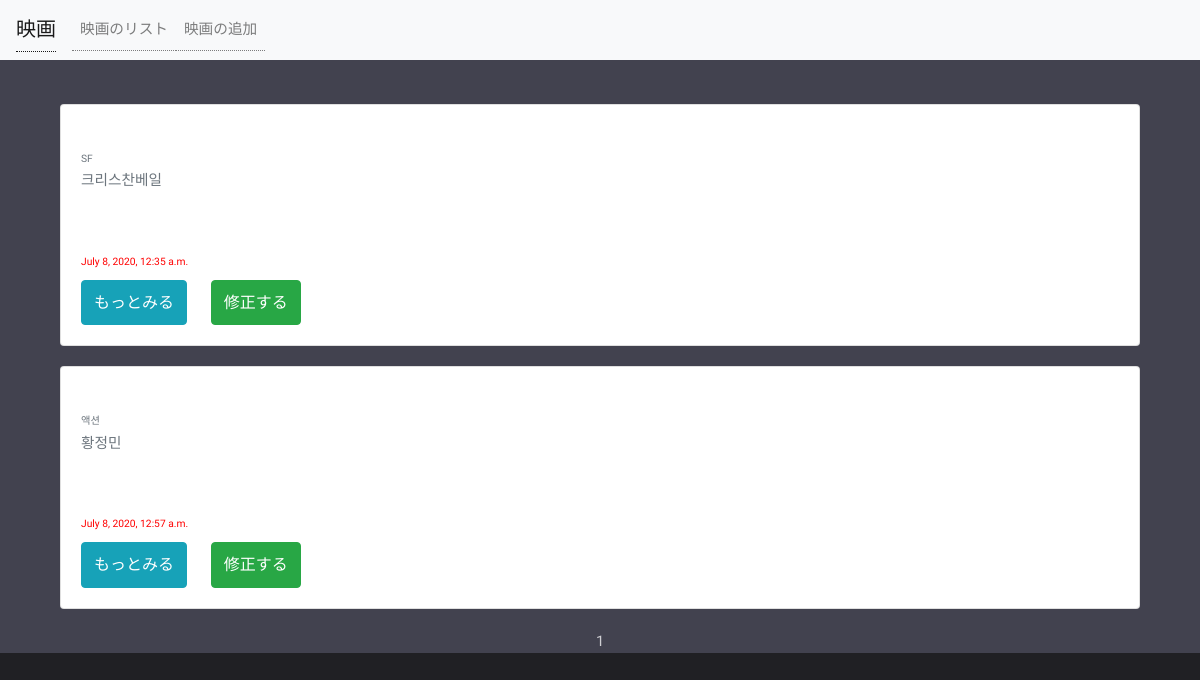
/movieBoard/list/, run on an earlier commit of the app's database.
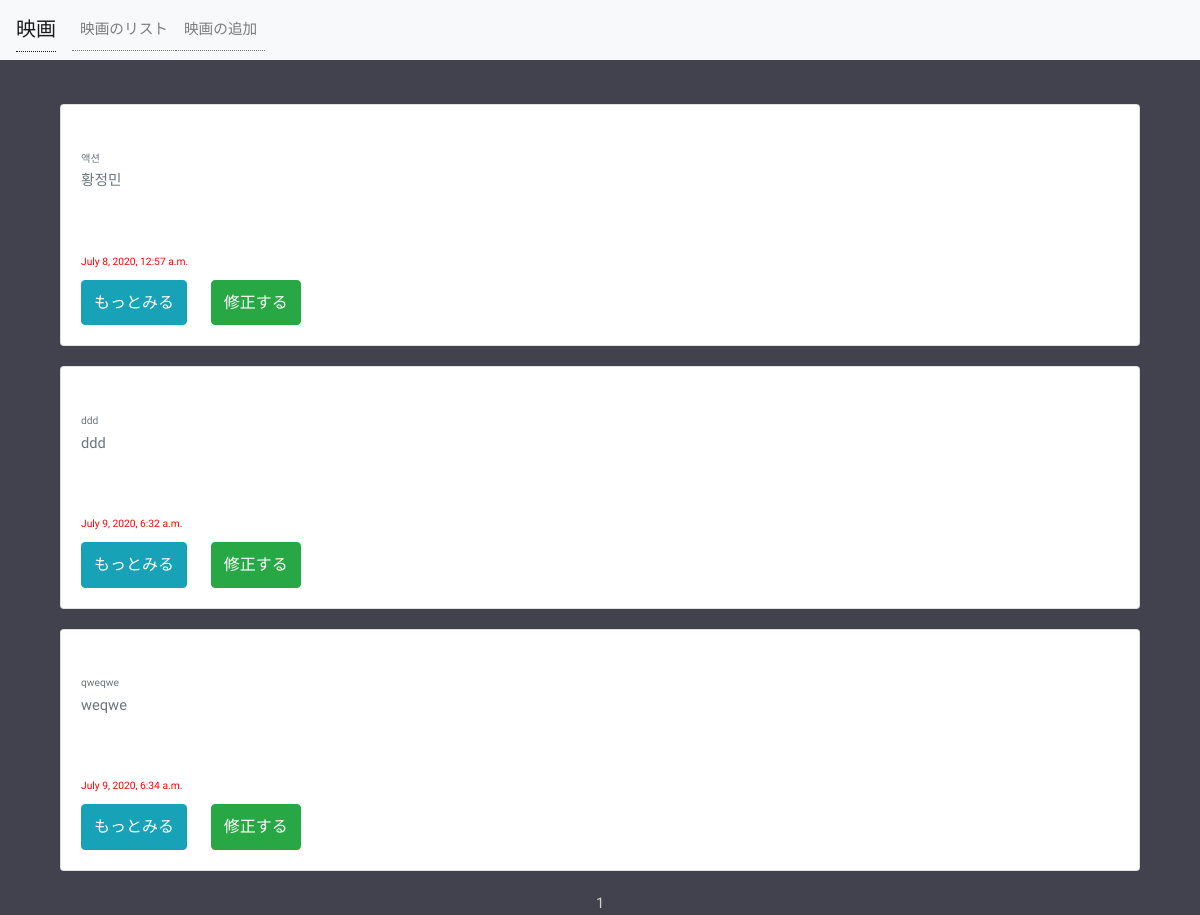
And on a later commit of the database.
### movieBoard/models.py (models this page shows)
class movie(models.Model):
    name = models.CharField(max_length=50)
    kind = models.CharField(max_length=30)
    actor = models.CharField(max_length=50, default=None, null=True)
    explain = models.CharField(max_length=500, default=None, null=True)
    address = models.CharField(max_length=500, default=None, null=True)
    created_at = models.DateTimeField(auto_now_add=True)
    updated_at = models.DateTimeField(auto_now=True)

### movieBoard/views.py (the view)
# urls.py: path('list/', views.list, name='list'),
def list(request):
    movies = movie.objects.all()
    paginator = Paginator(movies, 5)
    page = request.GET.get('page')
    items = paginator.get_page(page)
    context = {
        'movies': items
    }
    return render(request, 'movieBoard/list.html', context)

### movieBoard/templates/movieBoard/list.html (shortened to what this page needs)
{% extends 'movieBoard/base.html' %}
{% load static %}
{% block content %}
<div style="background-color: #42424F" >
    <br>
<div class="container" >
    {% for item in movies %}
    <div class="row movie-item" style="margin:20px auto;">
        <div class="col-sm-12">
            <div class="card border-secondry">
              <div class="card-body">
                <h5 class="card-title">{{ item.name }}</h5>
                <h6 class="card-subtitle mb-2 text-muted">{{ item.kind }}</h6>
                <p class="card-subtitle mb-2 text-muted">{{ item.actor }}</p>
                <p class="card-text">{{ item.explain }}</p>
                <h6 class="card-text" style="color:red">{{ item.created_at }}</h6>
                <a href="{% url 'movie-detail' id=item.id %}" class="card-link"><button class="btn btn-info" >もっとみる</button></a>
                <a href="{% url 'movie-update' %}?id={{ item.id }}" class="card-link"><button class="btn btn-success" >修正する</button></a>
              </div>
            </div>
        </div>
    </div>
    {% endfor %}
    <div class="row">
        <div class="col-sm-12 text-center">
            <div class="pagination">
                <span class="step-links text-center" style="width:100%;">
                    <span class="current">
                        {{ movies.number }}
                    </span>
                </span>
            </div>
        </div>
    </div>
</div>
</div>
{% endblock %}

### movieBoard/templates/movieBoard/base.html (shortened to what this page needs)
{% load static %}
<html>
    <head>
        <link rel="stylesheet" type="text/css" href="{% static '../static/css/style.css' %}">
        <link rel="stylesheet" href="https://stackpath.bootstrapcdn.com/bootstrap/4.1.3/css/bootstrap.min.css">
		<link rel="stylesheet" href="../static/css/main.css" />
    </head>
    <body>
        <nav class="navbar navbar-expand-lg navbar-light bg-light">
          <a class="navbar-brand" href="/movieBoard/">映画</a>
          <div class="collapse navbar-collapse" id="navbarNavAltMarkup">
            <div class="navbar-nav">
              <a class="nav-item nav-link" href="/movieBoard/list">映画のリスト<span class="sr-only">(current)</span></a>
              <a class="nav-item nav-link" href="/movieBoard/create">映画の追加</a>
            </div>
          </div>
        </nav>
        {% block content %}
            {% endblock %}
    </body>
</html>

### movieBoard/static/css/main.css (style rules this page uses)
html, body, div, span, applet, object, iframe, h1, h2, h3, h4, h5, h6, p, blockquote, pre, a, abbr, acronym, address, big, cite, code, del, dfn, em, img, ins, kbd, q, s, samp, small, strike, strong, sub, sup, tt, var, b, u, i, center, dl, dt, dd, ol, ul, li, fieldset, form, label, legend, table, caption, tbody, tfoot, thead, tr, th, td, article, aside, canvas, details, embed, figure, figcaption, footer, header, hgroup, menu, nav, output, ruby, section, summary, time, mark, audio, video { margin: 0; padding: 0; border: 0; font-size: 100%; font: inherit; vertical-align: baseline; }
article, aside, details, figcaption, figure, footer, header, hgroup, menu, nav, section { display: block; }
body { line-height: 1; }
body { -webkit-text-size-adjust: none; }
*, *:before, *:after { -moz-box-sizing: border-box; -webkit-box-sizing: border-box; box-sizing: border-box; }
body { -ms-overflow-style: scrollbar; }
body { background: #202024; }
body, input, select, textarea { color: rgba(255, 255, 255, 0.75); font-family: "Source Sans Pro", sans-serif; font-size: 14pt; font-weight: 300; line-height: 1.65; }
@media screen and (max-width: 1680px) { body, input, select, textarea { font-size: 11pt; } }
@media screen and (max-width: 1280px) { body, input, select, textarea { font-size: 11pt; } }
a { -moz-transition: background-color 0.2s ease-in-out, color 0.2s ease-in-out; -webkit-transition: background-color 0.2s ease-in-out, color 0.2s ease-in-out; -ms-transition: background-color 0.2s ease-in-out, color 0.2s ease-in-out; transition: background-color 0.2s ease-in-out, color 0.2s ease-in-out; color: rgba(255, 255, 255, 0.75); text-decoration: none; border-bottom: 1px dotted; outline: 0; }
p { margin: 0 0 2em 0; }
h1, h2, h3, h4, h5, h6 { color: #fff; font-weight: 400; line-height: 1.5; margin: 0 0 1em 0; }
h5 { font-size: 0.9em; }
h6 { font-size: 0.7em; }
input[type="submit"], input[type="reset"], input[type="button"], button, .button { -moz-appearance: none; -webkit-appearance: none; -ms-appearance: none; appearance: none; -moz-transition: background-color 0.2s ease-in-out, color 0.2s ease-in-out; -webkit-transition: background-color 0.2s ease-in-out, color 0.2s ease-in-out; -ms-transition: background-color 0.2s ease-in-out, color 0.2s ease-in-out; transition: background-color 0.2s ease-in-out, color 0.2s ease-in-out; background-color: #70c7be; border-radius: 4px; border: 0; color: #ffffff !important; cursor: pointer; display: inline-block; font-weight: 400; height: 2.85em; line-height: 2.95em; padding: 0 1.5em; text-align: center; text-decoration: none; white-space: nowrap; }

What changed in the data, as far as the page shows it:
removed movie: kind "SF", actor "크리스찬베일", created_at "July 8, 2020, 12:35 a.m."
added movie: kind "ddd", actor "ddd", created_at "July 9, 2020, 6:32 a.m."
added movie: kind "qweqwe", actor "weqwe", created_at "July 9, 2020, 6:34 a.m."
